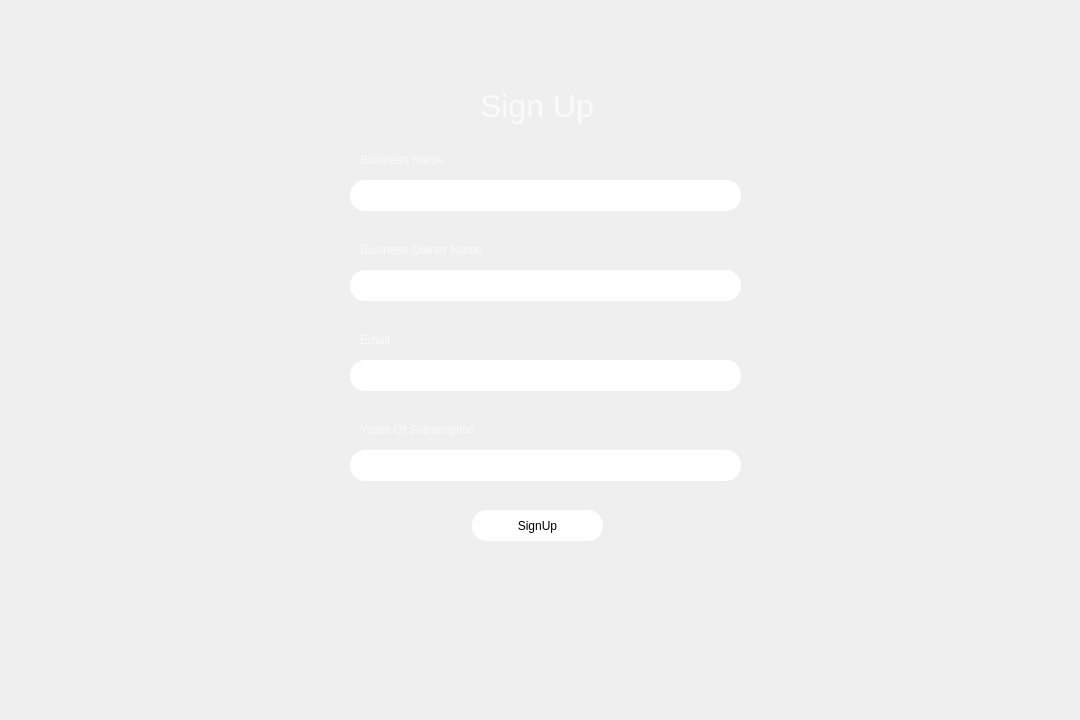
<?xml version="1.0" encoding="UTF-8"?>
<ui version="4.0">
 <class>signup</class>
 <widget class="QDialog" name="signup">
  <property name="geometry">
   <rect>
    <x>0</x>
    <y>0</y>
    <width>1080</width>
    <height>720</height>
   </rect>
  </property>
  <property name="windowTitle">
   <string>Dialog</string>
  </property>
  <widget class="QLabel" name="label">
   <property name="geometry">
    <rect>
     <x>0</x>
     <y>0</y>
     <width>1080</width>
     <height>720</height>
    </rect>
   </property>
   <property name="text">
    <string/>
   </property>
   <property name="pixmap">
    <pixmap resource="Resources.qrc">:/Image/The-Rose-Hotel.jpg</pixmap>
   </property>
  </widget>
  <widget class="QLabel" name="label_2">
   <property name="geometry">
    <rect>
     <x>260</x>
     <y>20</y>
     <width>591</width>
     <height>641</height>
    </rect>
   </property>
   <property name="text">
    <string/>
   </property>
   <property name="pixmap">
    <pixmap resource="Resources.qrc">:/Image/output-onlinepngtools (4).png</pixmap>
   </property>
   <property name="scaledContents">
    <bool>true</bool>
   </property>
  </widget>
  <widget class="QLabel" name="label_3">
   <property name="geometry">
    <rect>
     <x>360</x>
     <y>150</y>
     <width>101</width>
     <height>20</height>
    </rect>
   </property>
   <property name="styleSheet">
    <string notr="true">color:rgb(250,250,250);</string>
   </property>
   <property name="text">
    <string>Business Name</string>
   </property>
  </widget>
  <widget class="QLineEdit" name="lineEdit">
   <property name="geometry">
    <rect>
     <x>350</x>
     <y>180</y>
     <width>391</width>
     <height>31</height>
    </rect>
   </property>
   <property name="styleSheet">
    <string notr="true">padding-left:10px;
border-radius:15px;</string>
   </property>
  </widget>
  <widget class="QLabel" name="label_4">
   <property name="geometry">
    <rect>
     <x>360</x>
     <y>240</y>
     <width>161</width>
     <height>20</height>
    </rect>
   </property>
   <property name="styleSheet">
    <string notr="true">color:rgb(250,250,250);</string>
   </property>
   <property name="text">
    <string>Business Owner Name</string>
   </property>
  </widget>
  <widget class="QLineEdit" name="lineEdit_2">
   <property name="geometry">
    <rect>
     <x>350</x>
     <y>270</y>
     <width>391</width>
     <height>31</height>
    </rect>
   </property>
   <property name="styleSheet">
    <string notr="true">padding-left:10px;
border-radius:15px;</string>
   </property>
  </widget>
  <widget class="QLineEdit" name="lineEdit_3">
   <property name="geometry">
    <rect>
     <x>350</x>
     <y>360</y>
     <width>391</width>
     <height>31</height>
    </rect>
   </property>
   <property name="styleSheet">
    <string notr="true">padding-left:10px;
border-radius:15px;</string>
   </property>
  </widget>
  <widget class="QLabel" name="label_5">
   <property name="geometry">
    <rect>
     <x>360</x>
     <y>330</y>
     <width>63</width>
     <height>20</height>
    </rect>
   </property>
   <property name="styleSheet">
    <string notr="true">color:rgb(250,250,250);</string>
   </property>
   <property name="text">
    <string>Email</string>
   </property>
  </widget>
  <widget class="QLabel" name="label_6">
   <property name="geometry">
    <rect>
     <x>360</x>
     <y>420</y>
     <width>161</width>
     <height>20</height>
    </rect>
   </property>
   <property name="styleSheet">
    <string notr="true">color:rgb(250,250,250);</string>
   </property>
   <property name="text">
    <string>Years Of Subscription</string>
   </property>
  </widget>
  <widget class="QLineEdit" name="lineEdit_4">
   <property name="geometry">
    <rect>
     <x>350</x>
     <y>450</y>
     <width>391</width>
     <height>31</height>
    </rect>
   </property>
   <property name="styleSheet">
    <string notr="true">padding-left:10px;
border-radius:15px;</string>
   </property>
  </widget>
  <widget class="QPushButton" name="pushButton">
   <property name="geometry">
    <rect>
     <x>472</x>
     <y>510</y>
     <width>131</width>
     <height>31</height>
    </rect>
   </property>
   <property name="cursor">
    <cursorShape>PointingHandCursor</cursorShape>
   </property>
   <property name="styleSheet">
    <string notr="true">border-radius:15px;
background:rgb(255, 255, 255);</string>
   </property>
   <property name="text">
    <string>SignUp</string>
   </property>
  </widget>
  <widget class="QLabel" name="label_7">
   <property name="geometry">
    <rect>
     <x>480</x>
     <y>80</y>
     <width>141</width>
     <height>51</height>
    </rect>
   </property>
   <property name="font">
    <font>
     <pointsize>24</pointsize>
    </font>
   </property>
   <property name="styleSheet">
    <string notr="true">color:rgb(250,250,250);</string>
   </property>
   <property name="text">
    <string>Sign Up</string>
   </property>
  </widget>
 </widget>
 <resources>
  <include location="Resources.qrc"/>
 </resources>
 <connections/>
</ui>
